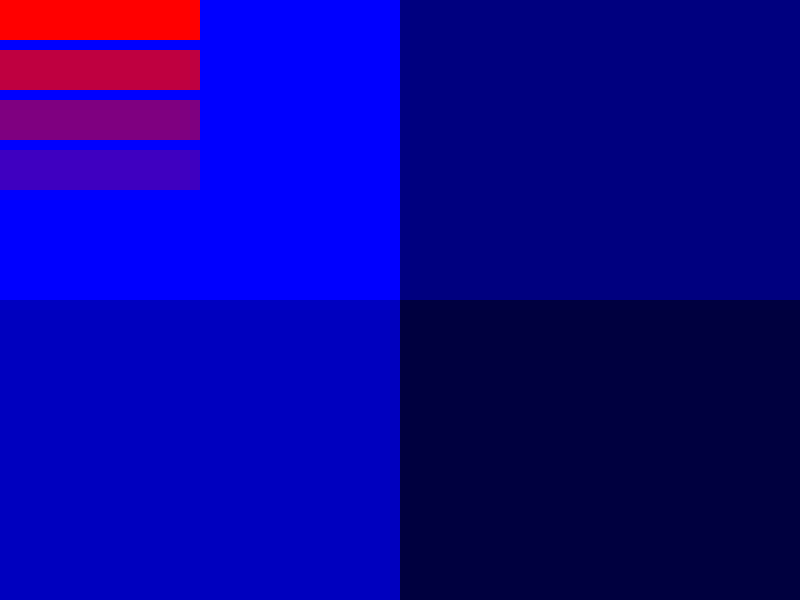
Frame 1 (no input)
Frame 60 (the mouse pressed at the canvas centre just before this capture): identical to frame 1, image omitted
Frame 120 (the mouse held since frame 60 and released just before this capture): identical to frame 1, image omitted

The Processing sketch that drew this single still picture (run headless with seeded random() and noise(); from frame 60 on, the mouse is pressed at the canvas centre):

// Processing sketch: simpleColorAndAlpha
// ── simpleColorAndAlpha.pde
void setup(){
  size(800,600);
  
}

void draw(){
  background(0);
  noStroke();
  
  fill(0,0,255,255);
  rect(0,0,400,300);
  
    fill(0,0,255,191);
  rect(0,300,400,300);
  
    fill(0,0,255,127);
  rect(400,0,400,300);
  
    fill(0,0,255,63);
  rect(400,300,400,300);
  
  fill(255,0,0,255);
  rect(0,0,200,40);
  
  fill(255,0,0,191);
  rect(0,50,200,40);
  
  fill(255,0,0,127);
  rect(0,100,200,40);
  
  fill(255,0,0,63);
  rect(0,150,200,40);

}
